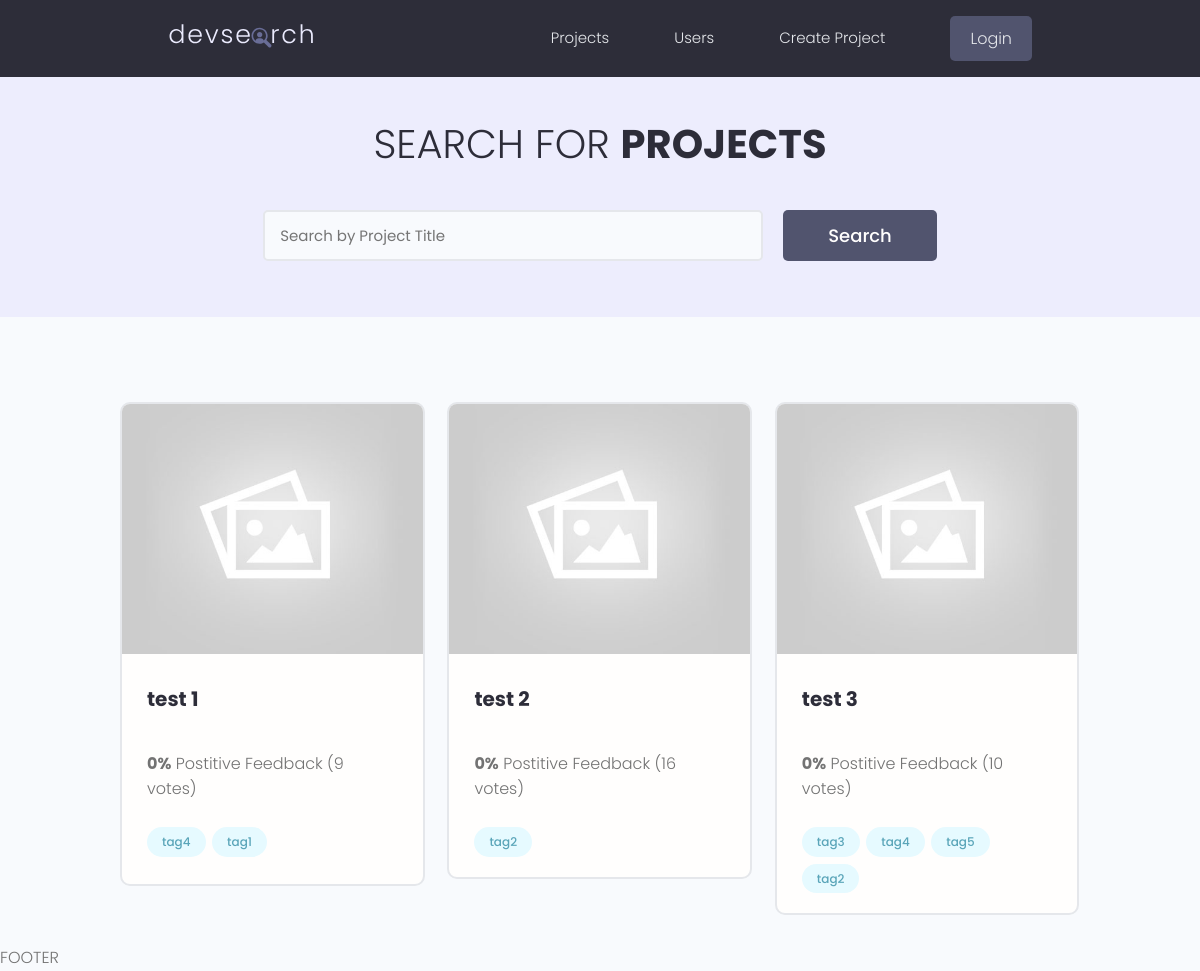
The app's page /, older data.
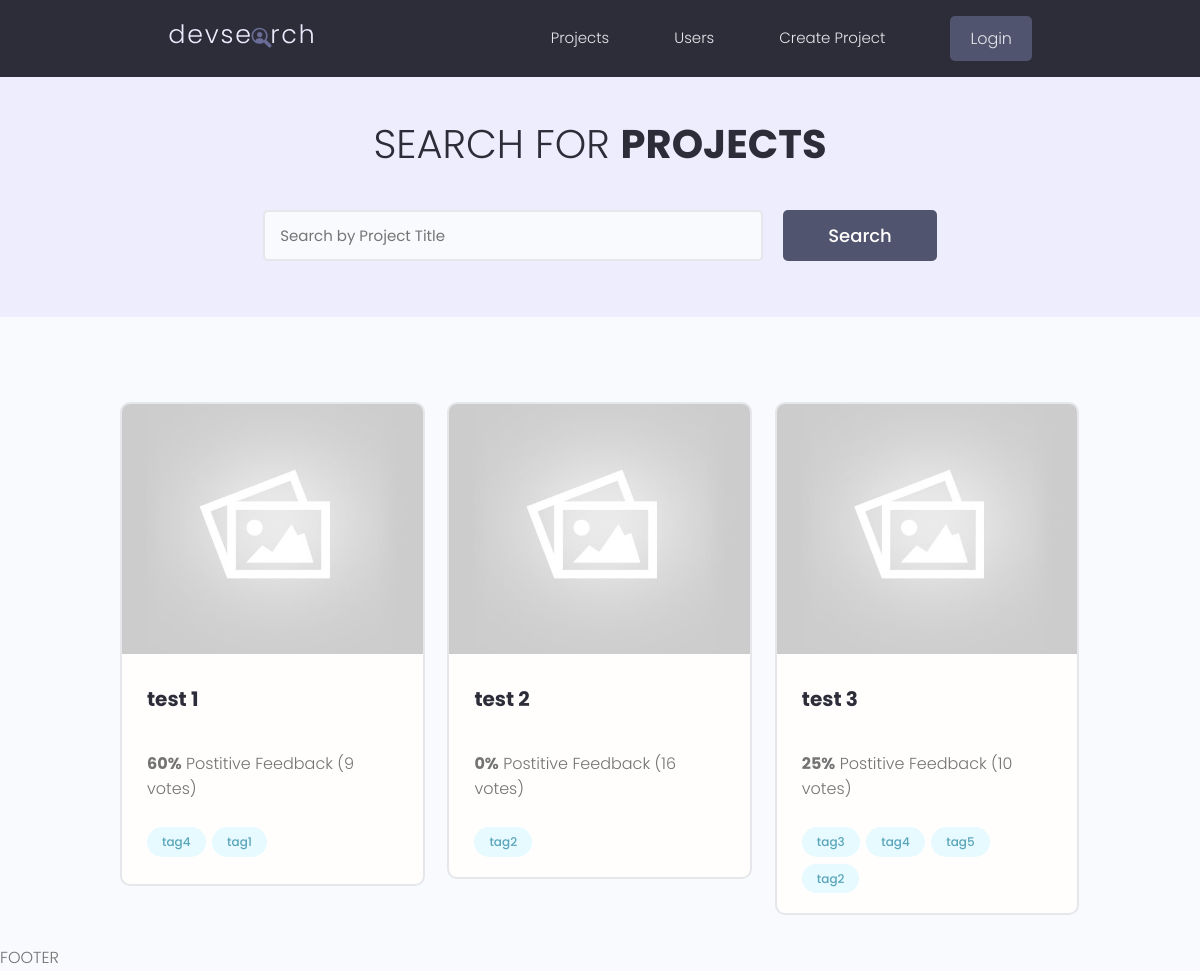
The same page, newer data.
### projects/models.py (models this page shows, shortened)
class Project(models.Model):
    owner = models.ForeignKey(Profile, null=True, blank=True, on_delete=models.SET_NULL)
    title = models.CharField(max_length=200)
    description = models.TextField(null=True, blank=True)
    featured_image = models.ImageField(null=True, blank=True, default="default.jpg")
    demo_link = models.CharField(max_length=2000, null=True, blank=True)
    source_link = models.CharField(max_length=2000, null=True, blank=True)
    tags = models.ManyToManyField('Tag', blank=True)
    vote_total = models.IntegerField(default=0, null=True, blank=True)
    vote_ratio = models.IntegerField(default=0, null=True, blank=True)
    created = models.DateTimeField(auto_now_add=True)
    id = models.UUIDField(default=uuid.uuid4, unique=True, primary_key=True, editable=False)

### projects/views.py (the view)
# urls.py: path('', views.projects, name="projects"),
def projects(request):
    projects = Project.objects.all()
    context = {'projects': projects}
    return render(request, 'projects/projects.html', context)

### projects/models.py (called while the page is built)
    def __str__(self):
        return self.name

### projects/templates/projects/projects.html (shortened to what this page needs)
<!DOCTYPE html>
<html lang="en">
<head>
</head>
<body>
{% extends  'main.html' %}
{% block content %}
  <main class="projects">
    <section class="hero-section text-center">
      <div class="container container--narrow">
        <div class="hero-section__box">
          <h2>Search for <span>Projects</span></h2>
        </div>
        <div class="hero-section__search">
          <form class="form" action="#" method="get">
            <div class="form__field">
              <input class="input input--text" id="formInput#search" type="text" name="text"
                placeholder="Search by Project Title" />
            </div>
            <input class="btn btn--sub btn--lg" type="submit" value="Search" />
          </form>
        </div>
      </div>
    </section>
    <section class="projectsList">
      <div class="container">
        <div class="grid grid--three">
            {% for project in projects %}
          <div class="column">
            <div class="card project">
              <a href="{% url 'project' project.id %}" class="project">
                <img class="project__thumbnail" src="{{project.featured_image.url}}" alt="project thumbnail" />
                <div class="card__body">
                  <h3 class="project__title">{{project.title}}</h3>
                  <p><a class="project__author" href="{% url 'project' project.id %}">{{project.owner.name}}</a></p>
                  <p class="project--rating">
                    <span style="font-weight: bold;">{{project.vote_ratio}}%</span> Postitive
                    Feedback ({{project.vote_total}} votes)
                  </p>
                  <div class="project__tags">
                      {% for tag in project.tags.all %}
                    <span class="tag tag--pill tag--main">
                      <small>{{tag}}</small>
                    </span>
                      {% endfor %}
                  </div>
                </div>
              </a>
            </div>
          </div>
            {% endfor %}
        </div>
      </div>
    </section>
  </main>
{% endblock %}

Row changes from the older to the newer data that the page shows:
changed Project "test 1": vote_ratio "0" → "60"
changed Project "test 3": vote_ratio "0" → "25"
